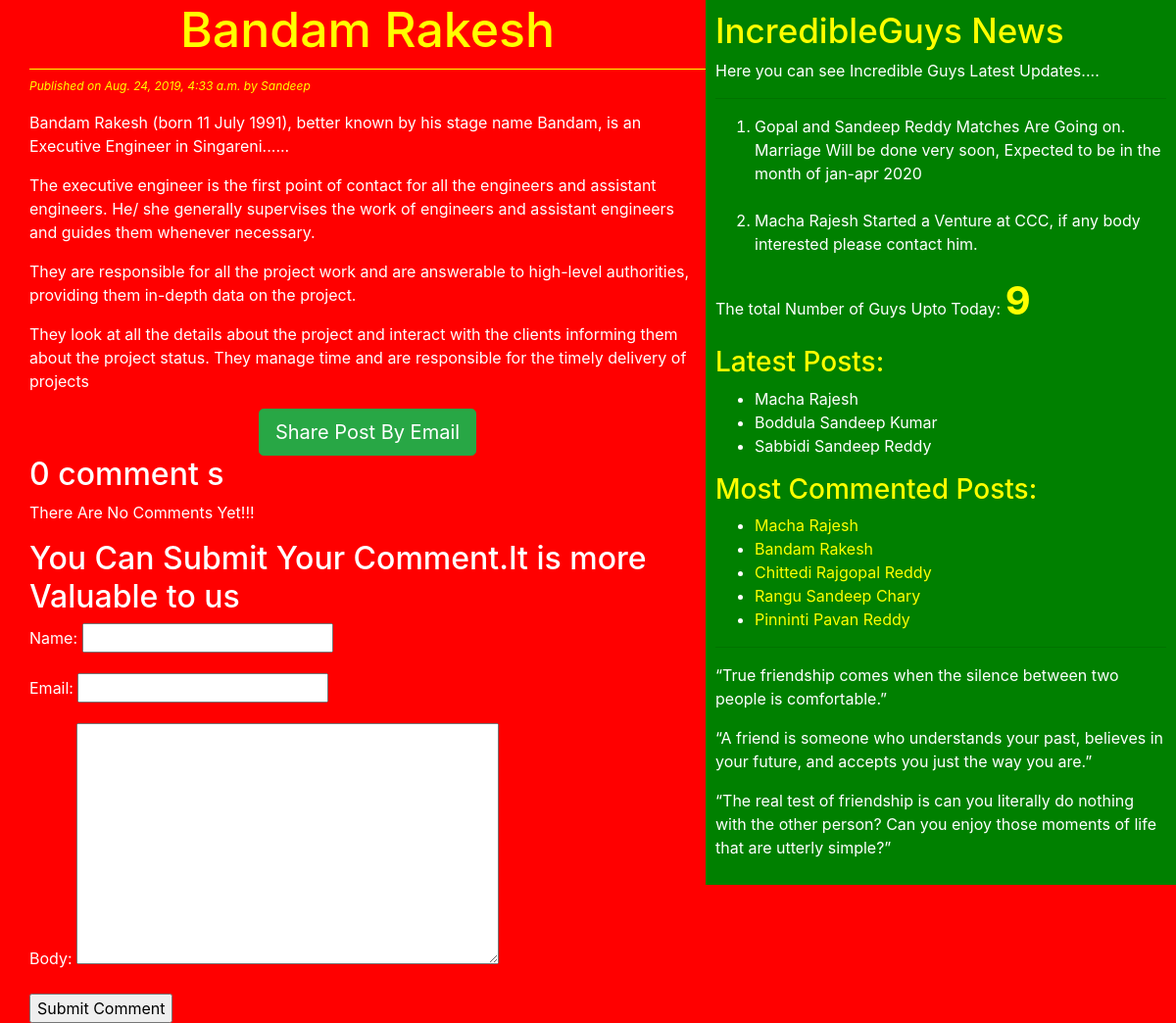
Page /2019/08/24/bandam-rakesh/ on the committed database.
### blog/models.py (models this page shows, shortened)
class Post(models.Model):
    STATUS_CHOICES = (('draft','Draft'),('published','published'))
    title = models.CharField(max_length=256)
    slug = models.SlugField(max_length=264,unique_for_date='publish')
    author = models.ForeignKey(User,on_delete=models.CASCADE,related_name='blog_posts')
    body = models.TextField()
    publish = models.DateTimeField(default=timezone.now)
    created = models.DateTimeField(auto_now_add=True)
    update = models.DateTimeField(auto_now=True)
    status = models.CharField(max_length=10,choices=STATUS_CHOICES,default='draft')
    objects = CustomManager()
    tags = TaggableManager()
    class Meta:
        ordering = ('-publish',)
    def get_absolute_url(self):
        return reverse('post_detail', args=[self.publish.year, self.publish.strftime('%m'), self.publish.strftime('%d'), self.slug])

### blog/views.py (the view)
# urls.py: url(r'^(?P<year>[0-9]{4})/(?P<month>[0-9]{2})/(?P<day>[0-9]{2})/(?P<post>[-\w]+)/$', views.post_detail_view,
def post_detail_view(request, year, month, day, post):
    post = get_object_or_404(Post, slug=post, status='published',
                           publish__year=year,
                           publish__month=month,
                           publish__day=day)
    comments = post.comments.filter(active=True)
    csubmit = False
    if request.method == 'POST':
        form = CommentForm(request.POST)
        if form.is_valid():
            new_comment = form.save(commit=False)
            new_comment.post = post
            new_comment.save()
            csubmit = True
    else:
        form = CommentForm()
    return render(request, 'blog/post_detail.html', {'post': post, 'form':form, 'csubmit':csubmit, 'comments':comments})

### blog/forms.py
class CommentForm(forms.ModelForm):
    class Meta:
        model = Comment
        fields = ('name', 'email', 'body')

### blog/models.py (called while the page is built)
    def get_queryset(self):
        return super().get_queryset().filter(status='published')

### blog/templatetags/blog_tags.py (called while the page is built)
@register.simple_tag
def total_posts():
    return Post.objects.count()

@register.inclusion_tag('blog/latest_post123.html')
def show_latest_posts():
    latest_posts = Post.objects.order_by('-publish')[ :3]
    return{'latest_posts': latest_posts}

@register.simple_tag
def get_most_commented_posts(count=5):
    return Post.objects.annotate(total_comments=Count('comments')).order_by('-total_comments')[:count]

### templates/blog/post_detail.html (shortened to what this page needs)
<!DOCTYPE html>
{%extends 'blog/base.html' %}
{%block content%}
<h1>{{post.title}}</h1>
<p id="date">Published on {{post.publish}} by {{post.author|title}}</p>
{{post.body|linebreaks}}
<div class="container" align="center">
    <a href="/{{post.id}}/share" class="btn btn-lg btn-success">Share Post By Email</a>
</div>
{% with comments.count as comments_count %}
     <h2>{{comments.count}} comment {{comments_count|pluralize}}</h2>
{% endwith %}
{% if comments %}
    {% for comment in comments %}
        <p id="ch">comment {{forloop.counter}} by {{comment.name}} on {{comment.created}}</p>
    <div class="cb">{{comment.body|linebreaks}}</div>
    {% endfor %}
<hr>
{% else %}
   <p>There Are No Comments Yet!!!</p>
{% endif %}
{% if csubmit %}
    <h2>Your Comment Added Succesfully</h2>
{% else %}
<h2>You Can Submit Your Comment.It is more Valuable to us</h2>
    <form method="post">
        {{form.as_p}}
        <input type="submit" value="Submit Comment">
    </form>
{% endif %}
{%endblock%}

### templates/blog/base.html (shortened to what this page needs)
<!DOCTYPE html>
{% load staticfiles %}
{% load blog_tags %}
<html lang="en">
<head>
    <link rel="stylesheet" href="https://stackpath.bootstrapcdn.com/bootstrap/4.2.1/css/bootstrap.min.css">
     <link rel="stylesheet" href="{%static 'css/blog1.css' %}">
</head>
<body>
<div class="content">
    {%block content%}   {%endblock%}
</div>
<div class="sidebar">
     <h4>IncredibleGuys News</h4>
    <p>Here you can see Incredible Guys Latest Updates....</p>
    <hr>
    <ol>
        <li>Gopal and Sandeep Reddy Matches Are Going on. Marriage Will be done very soon, Expected to be in the month of jan-apr 2020 </li><br>
        <li>Macha Rajesh Started a Venture at CCC, if any body interested please contact him.</li>
    </ol>
    <p>The total Number of Guys Upto Today: <span id="pcount">{% total_posts %}</span></p>
    <h3>Latest Posts: </h3> {% show_latest_posts %}
    <h3>Most Commented Posts: </h3>
    {% get_most_commented_posts as most_commented_posts %}
    <ul>
        {% for post in most_commented_posts %}
        <li><a href="{{post.get_absolute_url}}" class="red" >{{post.title}}</a></li>
        {% endfor %}
    </ul>
    <hr>
    <p>“True friendship comes when the silence between two people is comfortable.”</p>
    <p>“A friend is someone who understands your past, believes in your future, and accepts you just the way you are.”</p>
    <p>“The real test of friendship is can you literally do nothing with the other person? Can you enjoy those moments of life that are utterly simple?”</p>
</div>
</body>
</html>

### templates/blog/latest_post123.html
<ul>
    {% for post in latest_posts %}
    <li> <a href="{{post.get_absolute_url}}">{{post.title}}</a> </li>
    {% endfor %}
</ul>

### static/css/blog1.css (style rules this page uses)
.content { width: 60%; float: left; padding: 0 0 0 30px; background: red; height: 100%; }
.sidebar { width: 40%; float: right; padding: 10px; background: green; height: 100%; color: white; }
h1 { text-align: center; border-bottom: 1px solid yellow; padding-bottom: 10px; }
body { color: white; background: red; }
#date { color: yellow; font-size: 12px; font-style: italic; }
a { color : white; text-decoration : none; }
.red { color : yellow; text-decoration: none; }
#pcount { font-size: 40px; color: yellow; font-weight: bold; }
h1 { color: yellow; font-size:50px; }
h3 { color: yellow; }
h4 { color: yellow; font-size:35px; }

### rows in the picture
Post: title "Bandam Rakesh", publish "Aug. 24, 2019, 4:33 a.m.", author "Sandeep", body "Bandam Rakesh (born 11 July 1991), better known by his stage name Bandam, is an Executive Engineer in Singareni...... The executive engineer is the first point of contact for all the engineers and assistant engineers. He/ she generally supervises the work of engineers and assistant engineers and guides them whenever necessary. They are responsible for all the project work and are answerable to high-level authorities, providing them in-depth data on the project. They look at all the details about the project and interact with the clients informing them about the project status. They manage time and are responsible for the timely delivery of projects"
Post: title "Macha Rajesh"
Post: title "Boddula Sandeep Kumar"
Post: title "Sabbidi Sandeep Reddy"
Post: title "Chittedi Rajgopal Reddy"
Post: title "Rangu Sandeep Chary"
Post: title "Pinninti Pavan Reddy"

### other values in the picture
{{ comments.count }} "0"
